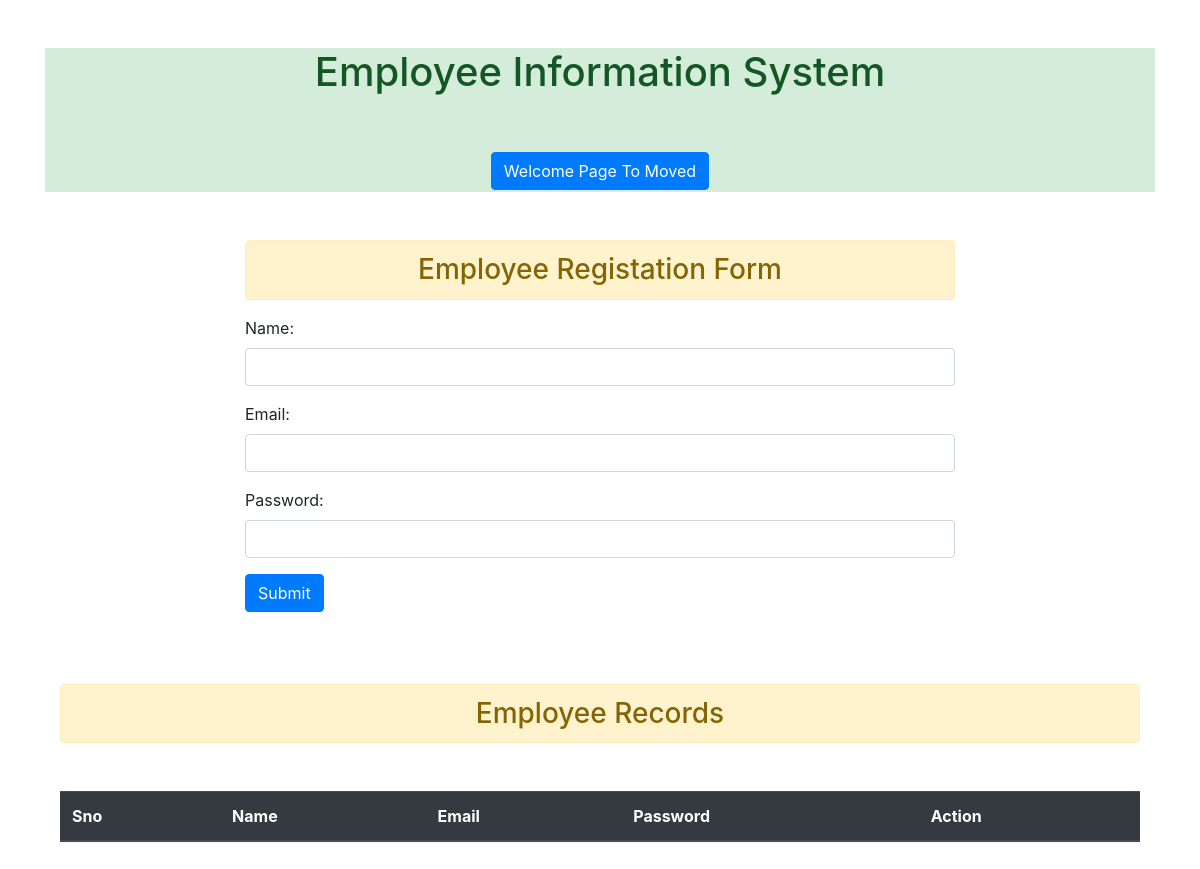
Page /Crud/ on the earlier database version.
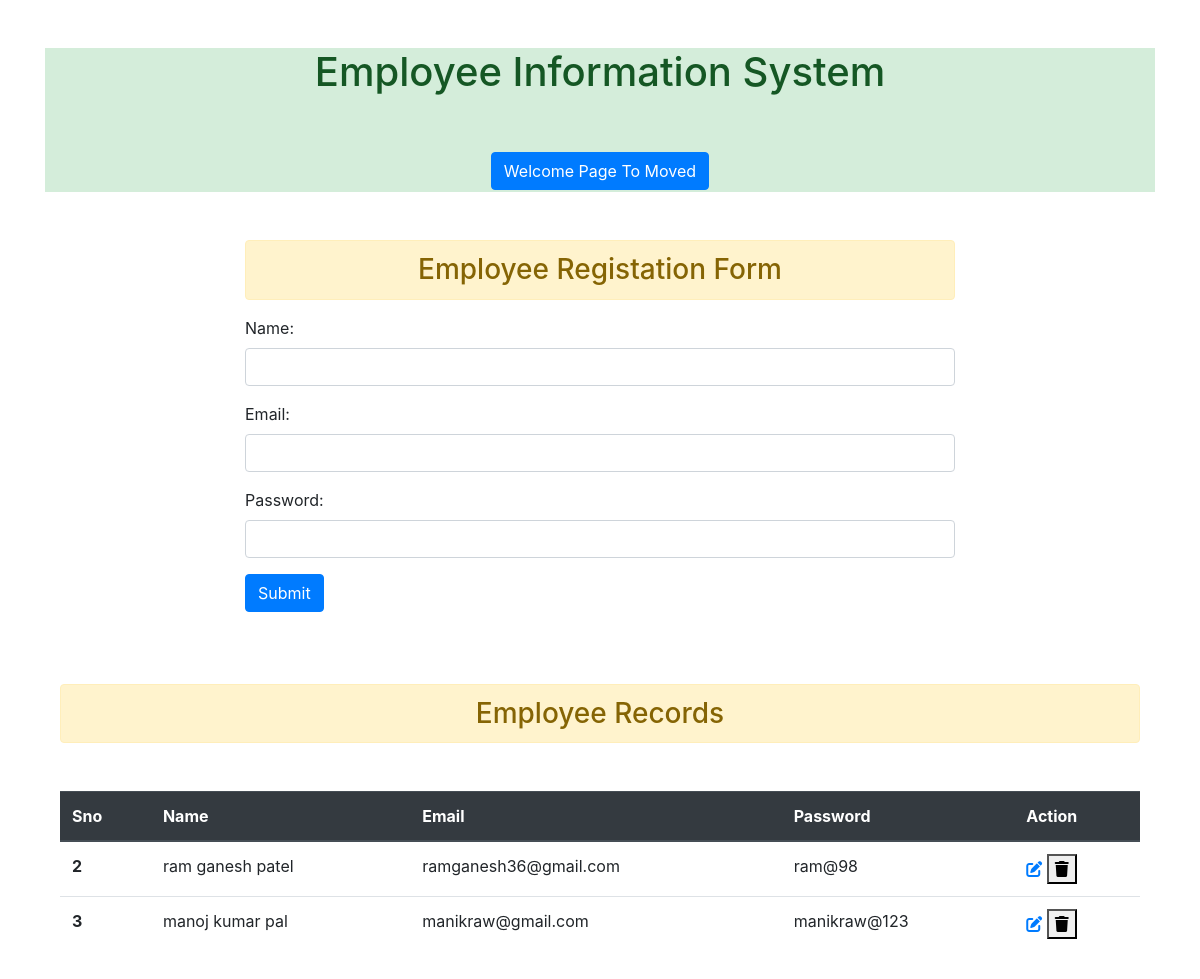
Same page on the later database version.
### visioncenter/models.py (models this page shows, shortened)
class Employee(models.Model):
    name=models.CharField(max_length=25,null=True)
    email=models.EmailField(max_length=60,null=True)
    password=models.CharField(max_length=12,null=True)

### visioncenter/views.py (the view)
# urls.py: 2. Add a URL to urlpatterns:  path('', Home.as_view(), name='home')
def Home(request):
    form=EmployeeForm()
    if request.method=='POST':
        form=EmployeeForm(request.POST)
        form.save()
        form=EmployeeForm()
    data=Employee.objects.all()
    context={
        'form':form,
        'data':data,
    }
    return render(request,'index.html',context)

### visioncenter/forms.py
class EmployeeForm(ModelForm):
    class Meta:
        model=Employee
        fields='__all__'
        widgets={
            'name':forms.TextInput(attrs={'class':'form-control'}),
            'email':forms.TextInput(attrs={'class':'form-control'}),
            'password':forms.PasswordInput(attrs={'class':'form-control'},render_value=True)
        }

### templates/index.html (shortened to what this page needs)
{% extends 'base.html' %}
{% block content %}
<div class="container">
    <div class="row">
        <div class="col col-8 offset-2">
                <h3 class="alert alert-warning text-center">Employee Registation Form</h3>
    <form  method="post">
        {{form.as_p}}
        <input type="submit" value="Submit" class="btn btn-primary">
    </form>
</div>
</div>
<br><br><br>
<h3 class="alert alert-warning text-center">Employee Records</h3>
<table class="table my-5">
    <thead class="thead-dark">
      <tr>
        <th scope="col">Sno</th>
        <th scope="col">Name</th>
        <th scope="col">Email</th>
        <th scope="col">Password</th>
        <th scope="col">Action</th>
      </tr>
    </thead>
    <tbody>
    {% for i in data  %}
      <tr>
        <th scope="row">{{i.id}}</th>
        <td>{{i.name}}</td>
        <td>{{i.email}}</td>
        <td>{{i.password}}</td>
        <td>
            <a href="{% url 'update' i.id %}">
            <i class="fa-solid fa-pen-to-square"></i>
        </a>
        <form action="{% url  'delete' i.id %}" method="post" class="d-inline">
            <button type="submit">
                <i class="fa-solid fa-trash "></i>
            </button>
        </form>
        </td>
      </tr>
      {% endfor %}
    </tbody>
  </table>
</div>
    {% endblock content %}

### templates/base.html (shortened to what this page needs)
<!doctype html>
<html lang="en">
  <head>
    <link rel="stylesheet" href="https://cdn.jsdelivr.net/npm/bootstrap@4.3.1/dist/css/bootstrap.min.css">
  </head>
  <body>
    <div class="container">
    <h1 class="atert alert-success my-5 text-center">Employee Information System <div class="atert alert-success my-5 text-center" data-depth="0.10">
        <a href="http://127.0.0.1:5000/home/" class="btn btn-primary">Welcome Page To Moved</a>
      </div></h1>
    {% block content %}
    {% endblock content %}
</div>
  </body>
</html>

Differences in the rows shown:
added Employee: id "2", name "ram ganesh patel", email "ramganesh36@gmail.com", password "ram@98"
added Employee: id "3", name "manoj kumar pal", email "manikraw@gmail.com", password "manikraw@123"
